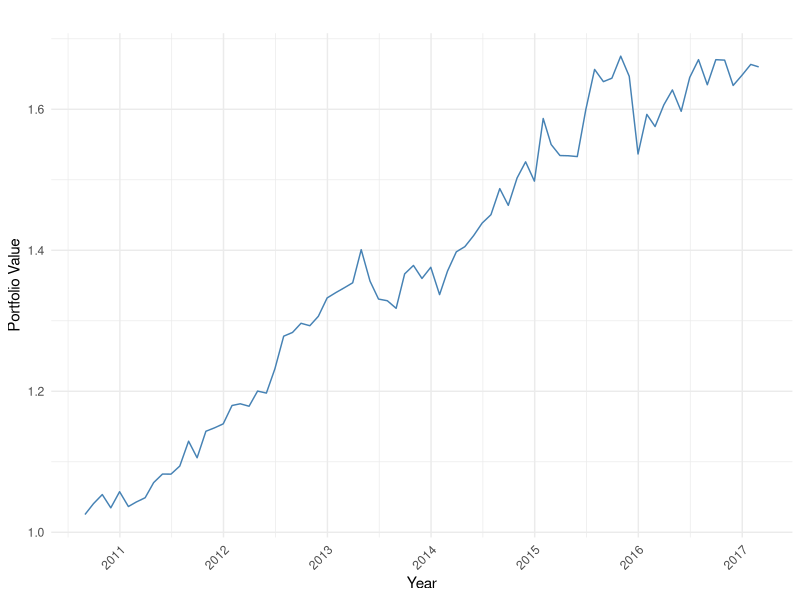
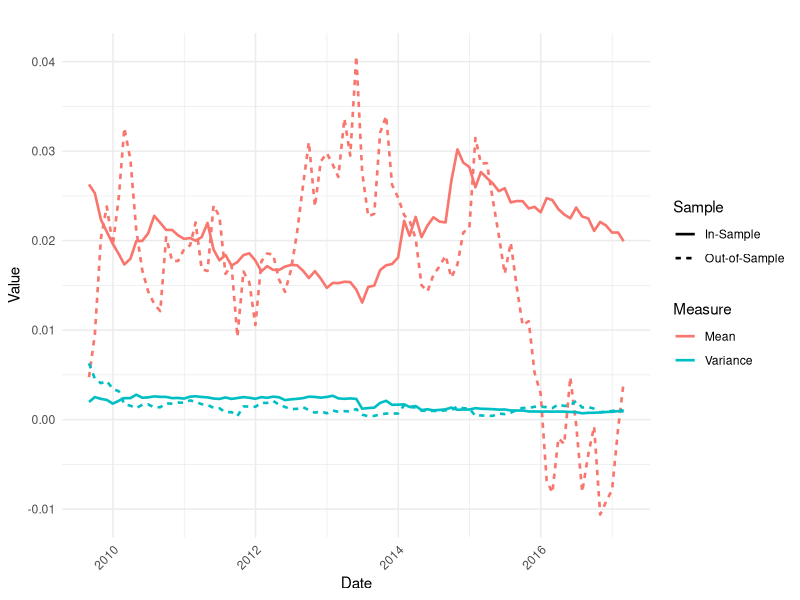
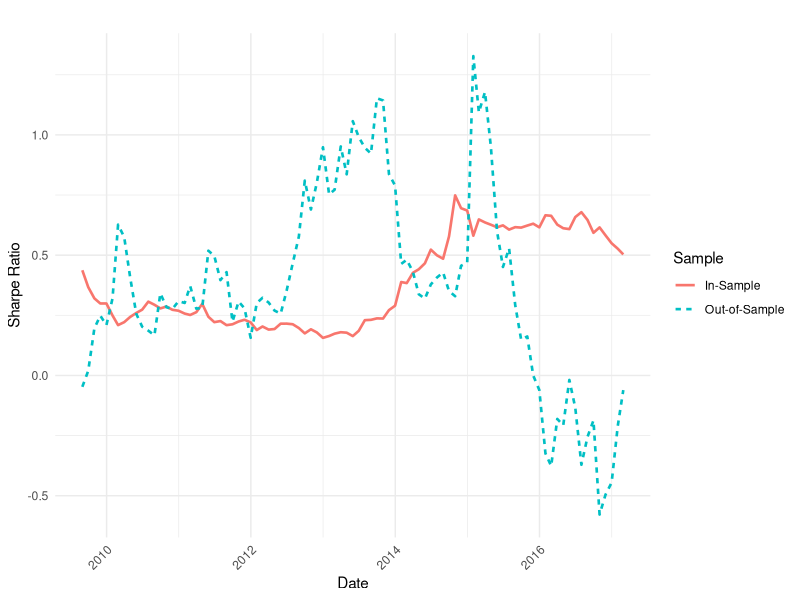
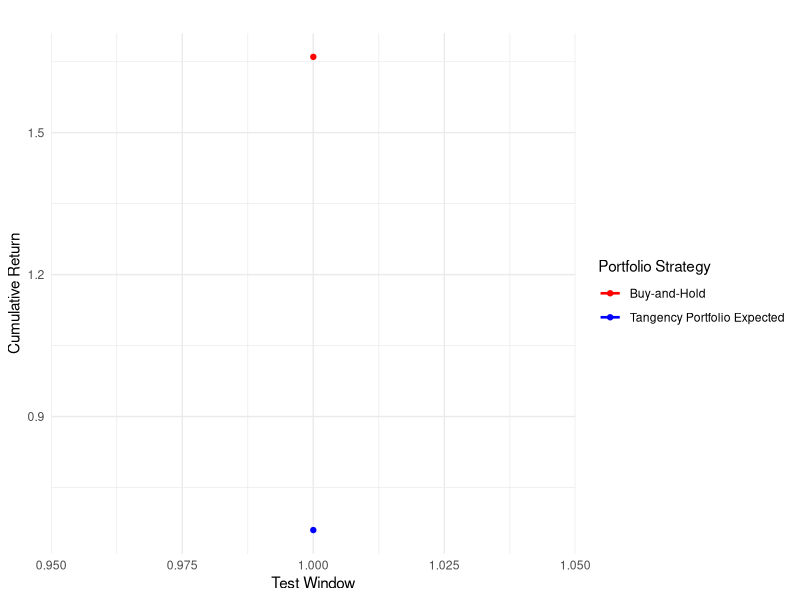
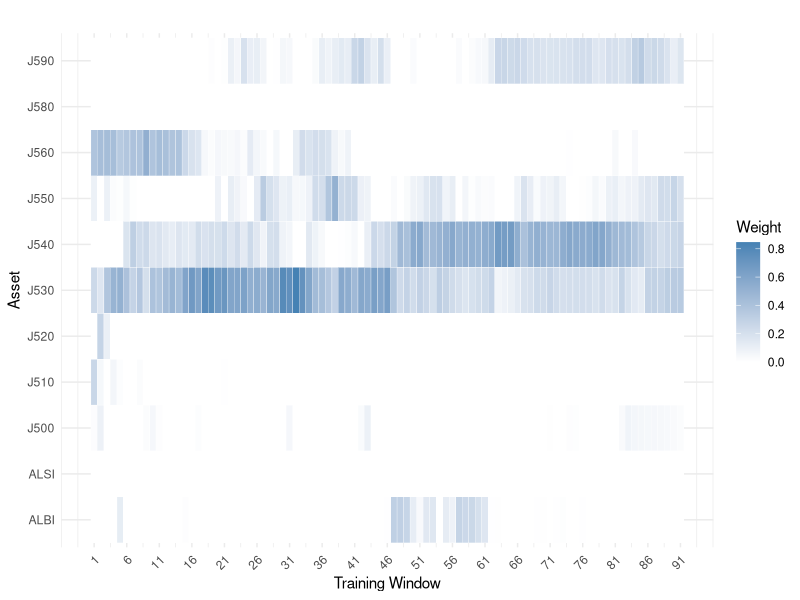
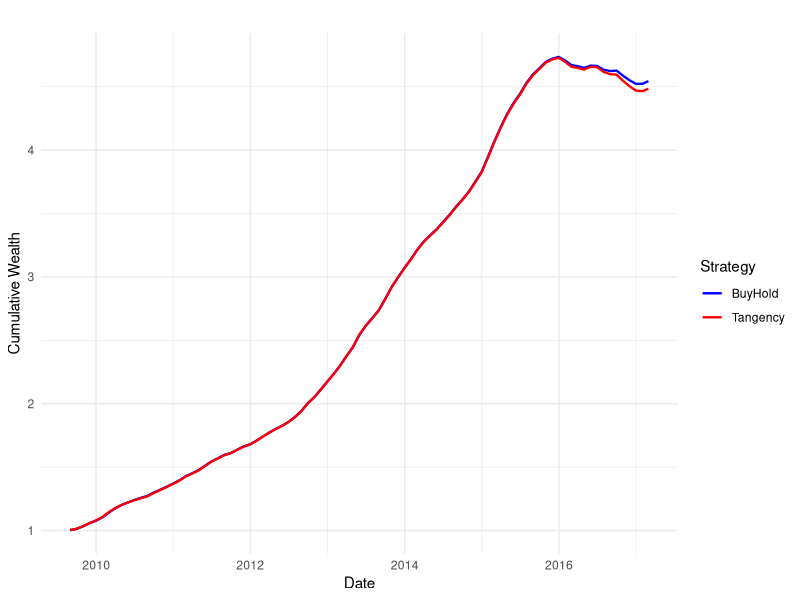

The R script that drew these images, in order:
## ---- chunk 1
knitr::opts_chunk$set(
  warning = FALSE,
  message = FALSE,
  fig.width  = 7,
  fig.height = 5
)

suppressPackageStartupMessages({
  library(openxlsx)     
  library(timeSeries)   
  library(xts)          
  library(zoo)          
  library(matrixStats) 
  library(quadprog)     
  library(knitr)        
  library(dplyr)        
  library(ggplot2)      
  library(tidyr)        
})
      
## ---- chunk 2
# reading in all 4 sheets into a list
dfS <- list()
for (i in 1:4) {
  dfS[[i]] <- read.xlsx("_raw_data/PT-TAA-JSE-Daily-1994-2017.xlsx", sheet = i, detectDates = TRUE)
  cat("Sheet", i, "loaded with dimensions:", dim(dfS[[i]]), "\n")
}

# define entities and which assets to keep
Entities <- c('X1','STEFI','ALBI','J203','J500', sprintf("J5%d", seq(10,90,by=10)))
Items    <- c('Date','TRI','Stefi')

#cleaning each sheet
for (i in 1:4) {
  tI0 <- sapply(colnames(dfS[[i]]), function(x) any(grepl(paste(Entities, collapse="|"), x)))
  tI1 <- sapply(dfS[[i]][2,], function(x) any(grepl(paste(Items, collapse="|"), x)))
  tI  <- tI0 & tI1
  
  # remove header rows
  dfS[[i]] <- dfS[[i]][-c(1,2), tI]
  names(dfS[[i]])[1] <- "Date"
  
  newColNames <- strsplit(colnames(dfS[[i]]), ":")
  for(m in 2:length(newColNames)) names(dfS[[i]])[m] <- newColNames[[m]][1]
  
  cat("Sheet", i, "columns after cleaning:", colnames(dfS[[i]]), "\n")
}

# fixing ALBI column
dfS[[1]][,2] <- as.numeric(dfS[[1]][,2])  
dfS[[1]] <- dfS[[1]][!is.na(dfS[[1]][,2]), ]#removes rows where ALBI is NA

## ---- chunk 3

# converts first sheet to timeSeries
tsTAA <- timeSeries(dfS[[1]][, 2:ncol(dfS[[1]])], as.Date(dfS[[1]][,1]))
cat("Initial tsTAA dimensions:", dim(tsTAA), "\n")

# merges remaining sheets
for (i in 2:4) {
  tsTmp <- timeSeries(dfS[[i]][, 2:ncol(dfS[[i]])], as.Date(dfS[[i]][,1]))
  tsTAA <- cbind(tsTAA, tsTmp)
  cat("After merging sheet", i, "dimensions:", dim(tsTAA), "\n")
}
# renaming indices for clarity
setFinCenter(tsTAA) <- "Johannesburg"
names(tsTAA)[grep("TS.1.1", names(tsTAA))] <- "ALBI"
names(tsTAA)[grep("TS.1.2", names(tsTAA))] <- "STEFI"
names(tsTAA)[grep("TS.1", names(tsTAA))] <- "ALSI"

cat("Columns after renaming:", colnames(tsTAA), "\n")

#all numeric columns are numeric
for (j in 1:ncol(tsTAA)) {
  tsTAA[, j] <- as.numeric(tsTAA[, j])
}
#remove rows with all NAs
tsTAA <- tsTAA[rowSums(is.na(tsTAA)) < ncol(tsTAA), ]

# Using timeSeries daily2monthly and ensure tsTAA is valid
tsTAA_monthly <- tryCatch(
  daily2monthly(tsTAA),
  error = function(e) {
    stop("Error in daily2monthly: tsTAA might contain non-timeSeries columns or non-numeric values")
  }
)

#  monthly price index
tsIdx  <- index2wealth(tsTAA_monthly)

# geometric monthly returns
tsGRet <- diff(log(tsIdx))

cat("tsTAA_monthly dimensions:", dim(tsTAA_monthly), "\n")
cat("tsGRet dimensions:", dim(tsGRet), "\n")
cat("Columns in tsGRet:\n"); print(colnames(tsGRet))
## ---- chunk 4

setFinCenter(tsTAA) <- "Africa/Johannesburg"
summary(dfS[[1]][,2])

# Checks that tsTAA is a proper 'timeSeries' object
tsTAA_monthly <- tryCatch(
  daily2monthly(tsTAA),
  error = function(e) {
    message("Error in daily2monthly(): converting tsTAA to xts first")
    xts_obj <- as.xts(tsTAA)
    apply.monthly(xts_obj, colMeans, na.rm=TRUE)
  }
)



#geometric returns
tsGRet <- diff(log(tsTAA_monthly))

#  fill missing data using LOCF
tsGRet_filled <- na.locf(as.xts(tsGRet), na.rm = FALSE)
summary(tsGRet_filled[,"ALBI"])
any(!is.na(tsGRet_filled[,"ALBI"]))

#checking for columns that are all NA
cols_allNA <- colSums(!is.na(tsGRet_filled)) == 0
tsGRet_filled <- tsGRet_filled[, !cols_allNA]

# converting to arithmetic returns
simple_mat <- exp(as.matrix(tsGRet_filled)) - 1
rets_xts <- xts(simple_mat, order.by = index(tsGRet_filled))
colnames(rets_xts) <- colnames(tsGRet_filled)

# Excludes cash asset
cash_idx <- grep("STEFI", colnames(rets_xts), ignore.case = TRUE)
cash_name <- ifelse(length(cash_idx) > 0, colnames(rets_xts)[cash_idx[1]], NA)

rets_opt <- if(!is.na(cash_name)) rets_xts[, -cash_idx, drop=FALSE] else rets_xts
rets_cash <- if(!is.na(cash_name)) rets_xts[, cash_idx, drop=FALSE] else NULL

cat("Assets used for optimisation:\n"); print(colnames(rets_opt))
if(!is.na(cash_name)) cat("Cash excluded from optimisation:", cash_name, "\n")
## ---- chunk 5
tan.port <- function(mu, Sigma, rf=0){
  mu <- as.numeric(mu)
  Sigma <- as.matrix(Sigma)
  valid_idx <- which(!is.na(mu) & rowSums(is.na(Sigma)) == 0 & colSums(is.na(Sigma)) == 0)
  mu <- mu[valid_idx]
  Sigma <- Sigma[valid_idx, valid_idx]
  n <- length(mu)
  if(n == 0) stop("No valid assets to optimize. Check mu and Sigma.")
  
  # positive definite covariance
  Sigma <- Sigma + diag(1e-6, n)
  #maximize Sharpe ratio 
  Dmat <- 2 * Sigma
  dvec <- rep(0, n)
  # Constraints which are sum(w) = 1 and w >= 0 
  Amat <- cbind(rep(1, n), diag(n))
  bvec <- c(1, rep(0, n))
  meq  <- 1   
  sol <- solve.QP(Dmat, dvec, Amat, bvec, meq)
  w <- sol$solution
  w[w < 1e-8] <- 0
  w <- w / sum(w)
  port_mean <- sum(w * mu)
  port_var  <- as.numeric(t(w) %*% Sigma %*% w)
  sharpe    <- (port_mean - rf) / sqrt(port_var)
  
  list(weights = w, mean = port_mean, var = port_var, sharpe = sharpe)
}

## ---- chunk 6

tot.months <- nrow(rets_opt)
train.r <- 0.7
train.m <- floor(tot.months * train.r)
test.m  <- tot.months - train.m
# indices
train_idx <- 1:train.m
tst.idx  <- (train.m+1):tot.months
#returns
train_rets <- rets_opt[train_idx, ]
tst.rets  <- rets_opt[tst.idx, ]
# fill missing data using locf
train_rets <- na.locf(train_rets, na.rm=FALSE)
train_rets <- na.locf(train_rets, fromLast=TRUE)
tst.rets  <- na.locf(tst.rets, na.rm=FALSE)
tst.rets  <- na.locf(tst.rets, fromLast=TRUE)
#only assets with valid data
train_rets <- train_rets[, colSums(!is.na(train_rets)) > 0, drop=FALSE]
tst.rets  <- tst.rets[, colnames(train_rets), drop=FALSE]
# Risk-free rates
rf_train <- if(!is.null(rets_cash)) mean(rets_cash[train_idx,], na.rm=TRUE) else 0
rf_test  <- if(!is.null(rets_cash)) mean(rets_cash[tst.idx,], na.rm=TRUE) else 0
# Tangency portfolio
mu_train <- colMeans(train_rets, na.rm=TRUE)
Sigma_train <- cov(train_rets, use="complete.obs")

tang <- tan.port(mu=mu_train, Sigma=Sigma_train, rf=rf_train)
w_hat <- tang$weights
if(is.null(w_hat)) stop("Tangency portfolio weights are NULL. Check your data!")

## ---- chunk 7
#Portfolio Returns with exact monthly rf
# Portfolio returns
port_train <- as.numeric(train_rets %*% w_hat)
port_test  <- as.numeric(tst.rets %*% w_hat)

# monthly risk-free series
rf_train_series <- if(!is.null(rets_cash)) as.numeric(rets_cash[train_idx, ]) else rep(0, length(port_train))
rf_tst.series  <- if(!is.null(rets_cash)) as.numeric(rets_cash[tst.idx, ]) else rep(0, length(port_test))

summary_df <- data.frame(
  Period = c("In-Sample", "Out-of-Sample"),
  Mean = c(mean(port_train), mean(port_test)),
  Variance = c(var(port_train), var(port_test)),
  Sharpe = c(mean(port_train - rf_train_series, na.rm=TRUE)/sd(port_train - rf_train_series, na.rm=TRUE),
             mean(port_test  - rf_tst.series,  na.rm=TRUE)/sd(port_test  - rf_tst.series,  na.rm=TRUE))
)

knitr::kable(summary_df, digits=6, caption="In-Sample vs Out-of-Sample Portfolio Statistics (Exact rf)")

## ---- chunk 8
# Only the assets that were used in optimization
assets_used <- colnames(train_rets)  #
weights_df <- data.frame(
  Asset  = assets_used,
  Weight = w_hat
)
knitr::kable(weights_df, digits=6, caption="Tangency Portfolio Weights (Buy-and-Hold)")
## ---- chunk 9
tst.dates <- as.Date(index(rets_xts[tst.idx, ]))  
# cumulative wealth
port_cum <- cumprod(1 + port_test)
plot_df <- data.frame(Date = tst.dates, Cumulative_Wealth = port_cum)

#Buy-and-Hold Portfolio Cumulative Wealth (OOS)
ggplot(plot_df, aes(x = Date, y = Cumulative_Wealth)) +
  geom_line(color = "steelblue") +
  scale_x_date(date_labels = "%Y", date_breaks = "1 year") +  # monthly breaks
  labs(title = "",
       x = "Year", y = "Portfolio Value") +
  theme_minimal() +
  theme(axis.text.x = element_text(angle = 45, hjust = 1))

## ---- chunk 10
final_ret <- tail(port_cum, 1)
tang_ret  <- prod(1 + tst.rets %*% w_hat) - 1
BH_summary <- data.frame(
  Window = 1,
  BH_Return = final_ret,
  Tangency_Expected = tang_ret
)
knitr::kable(BH_summary, digits=4, caption="Buy-and-Hold Cumulative Return vs Tangency Expected Return")
## ---- chunk 11
# load required libraries
suppressPackageStartupMessages({
library(openxlsx)     
library(timeSeries)   
library(xts)          
library(zoo)          
library(matrixStats) 
library(quadprog)     
library(knitr)        
library(dplyr)        
library(ggplot2)      
library(tidyr)  
})
## ---- chunk 12
# reading in all 4 sheets into a list
dfS <- list()
for (i in 1:4) {
  dfS[[i]] <- read.xlsx("_raw_data/PT-TAA-JSE-Daily-1994-2017.xlsx", sheet = i, detectDates = TRUE)
  cat("Sheet", i, "loaded with dimensions:", dim(dfS[[i]]), "\n")
}

# define entities and which assets to keep
Entities <- c('X1','STEFI','ALBI','J203','J500', sprintf("J5%d", seq(10,90,by=10)))
Items    <- c('Date','TRI','Stefi')

#cleaning each sheet
for (i in 1:4) {
  tI0 <- sapply(colnames(dfS[[i]]), function(x) any(grepl(paste(Entities, collapse="|"), x)))
  tI1 <- sapply(dfS[[i]][2,], function(x) any(grepl(paste(Items, collapse="|"), x)))
  tI  <- tI0 & tI1
  
  # remove header rows
  dfS[[i]] <- dfS[[i]][-c(1,2), tI]
  names(dfS[[i]])[1] <- "Date"
  
  newColNames <- strsplit(colnames(dfS[[i]]), ":")
  for(m in 2:length(newColNames)) names(dfS[[i]])[m] <- newColNames[[m]][1]
  
  cat("Sheet", i, "columns after cleaning:", colnames(dfS[[i]]), "\n")
}

# fixing ALBI column
dfS[[1]][,2] <- as.numeric(dfS[[1]][,2])  
dfS[[1]] <- dfS[[1]][!is.na(dfS[[1]][,2]), ]#removes rows where ALBI is NA

## ---- chunk 13

# converts first sheet to timeSeries
tsTAA <- timeSeries(dfS[[1]][, 2:ncol(dfS[[1]])], as.Date(dfS[[1]][,1]))
cat("Initial tsTAA dimensions:", dim(tsTAA), "\n")

# merges remaining sheets
for (i in 2:4) {
  tsTmp <- timeSeries(dfS[[i]][, 2:ncol(dfS[[i]])], as.Date(dfS[[i]][,1]))
  tsTAA <- cbind(tsTAA, tsTmp)
  cat("After merging sheet", i, "dimensions:", dim(tsTAA), "\n")
}
# renaming indices for clarity
setFinCenter(tsTAA) <- "Johannesburg"
names(tsTAA)[grep("TS.1.1", names(tsTAA))] <- "ALBI"
names(tsTAA)[grep("TS.1.2", names(tsTAA))] <- "STEFI"
names(tsTAA)[grep("TS.1", names(tsTAA))] <- "ALSI"

cat("Columns after renaming:", colnames(tsTAA), "\n")

#all numeric columns are numeric
for (j in 1:ncol(tsTAA)) {
  tsTAA[, j] <- as.numeric(tsTAA[, j])
}
#remove rows with all NAs
tsTAA <- tsTAA[rowSums(is.na(tsTAA)) < ncol(tsTAA), ]

# Using timeSeries daily2monthly and ensure tsTAA is valid
tsTAA_monthly <- tryCatch(
  daily2monthly(tsTAA),
  error = function(e) {
    stop("Error in daily2monthly: tsTAA might contain non-timeSeries columns or non-numeric values")
  }
)

#  monthly price index
tsIdx  <- index2wealth(tsTAA_monthly)

# geometric monthly returns
tsGRet <- diff(log(tsIdx))

cat("tsTAA_monthly dimensions:", dim(tsTAA_monthly), "\n")
cat("tsGRet dimensions:", dim(tsGRet), "\n")
cat("Columns in tsGRet:\n"); print(colnames(tsGRet))
## ---- chunk 14

setFinCenter(tsTAA) <- "Africa/Johannesburg"
summary(dfS[[1]][,2])

# Checks that tsTAA is a proper 'timeSeries' object
tsTAA_monthly <- tryCatch(
  daily2monthly(tsTAA),
  error = function(e) {
    message("Error in daily2monthly(): converting tsTAA to xts first")
    xts_obj <- as.xts(tsTAA)
    apply.monthly(xts_obj, colMeans, na.rm=TRUE)
  }
)



#geometric returns
tsGRet <- diff(log(tsTAA_monthly))

#  fill missing data using LOCF
tsGRet_filled <- na.locf(as.xts(tsGRet), na.rm = FALSE)
summary(tsGRet_filled[,"ALBI"])
any(!is.na(tsGRet_filled[,"ALBI"]))

#checking for columns that are all NA
cols_allNA <- colSums(!is.na(tsGRet_filled)) == 0
tsGRet_filled <- tsGRet_filled[, !cols_allNA]

# converting to arithmetic returns
simple_mat <- exp(as.matrix(tsGRet_filled)) - 1
rets_xts <- xts(simple_mat, order.by = index(tsGRet_filled))
colnames(rets_xts) <- colnames(tsGRet_filled)

# Excludes cash asset
cash_idx <- grep("STEFI", colnames(rets_xts), ignore.case = TRUE)
cash_name <- ifelse(length(cash_idx) > 0, colnames(rets_xts)[cash_idx[1]], NA)

rets_opt <- if(!is.na(cash_name)) rets_xts[, -cash_idx, drop=FALSE] else rets_xts
rets_cash <- if(!is.na(cash_name)) rets_xts[, cash_idx, drop=FALSE] else NULL

cat("Assets used for optimisation:\n"); print(colnames(rets_opt))
if(!is.na(cash_name)) cat("Cash excluded from optimisation:", cash_name, "\n")
## ---- chunk 15
tan.port <- function(mu, Sigma, rf=0, targets=seq(0.001,0.05,length.out=200)){
  n <- length(mu)
  Dmat <- 2*(Sigma + diag(1e-8,n))  # ensure PD covariance
  best <- list(sharpe=-Inf)
  
  for(tgt in targets){
    gamma <- as.numeric(mu - rf)
    Amat <- cbind(gamma, -gamma, rep(1,n), -rep(1,n), diag(n))
    bvec <- c(tgt, -tgt, 1, -1, rep(0,n))
    sol <- try(solve.QP(Dmat, dvec=rep(0,n), Amat=as.matrix(Amat), bvec=bvec, meq=0), silent=TRUE)
    if(inherits(sol,"try-error")) next
    w <- sol$solution
    w[w<1e-8] <- 0
    if(sum(w)<=0) next
    w <- w/sum(w)
    port_mean <- sum(w*mu)
    port_var  <- as.numeric(t(w) %*% Sigma %*% w)
    if(port_var<=0) next
    sr <- (port_mean - rf)/sqrt(port_var)
    if(sr > best$sharpe) best <- list(weights=w, target=tgt, sharpe=sr, mean=port_mean, var=port_var)
  }
  return(best)
}
## ---- chunk 16
train.m <- 60 # 5 year period
test.m  <- 12 # 1 year period
roll_step <- 1 #1 month increments
n_obs <- nrow(rets_opt)
start_idxs <- seq(1, n_obs - train.m - test.m + 1, by=roll_step)
results <- list()

for(i in seq_along(start_idxs)){
  s <- start_idxs[i]
  train_idx <- s:(s+train.m-1)
  tst.idx  <- (s+train.m):(s+train.m+test.m-1)
  
  train_rets <- rets_opt[train_idx, , drop=FALSE]
  tst.rets  <- rets_opt[tst.idx, , drop=FALSE]
  
  if(any(!is.finite(as.matrix(train_rets))) || any(!is.finite(as.matrix(tst.rets)))) next
  
  mu_train    <- colMeans(train_rets, na.rm=TRUE)
 Sigma_train <- cov(as.matrix(train_rets), use="complete.obs")

  rf_train    <- if(!is.null(rets_cash)) mean(rets_cash[train_idx, ], na.rm=TRUE) else 0
  rf_test     <- if(!is.null(rets_cash)) mean(rets_cash[tst.idx, ], na.rm=TRUE) else 0
  
  # Skip invalid windows
  if(any(!is.finite(mu_train)) || !is.finite(rf_train)) next
  upper_targ <- max(0.06, max(mu_train, na.rm=TRUE) - rf_train)
  if(!is.finite(upper_targ) || upper_targ <= 0) next
  
  targ_grid <- seq(0.0005, upper_targ, length.out=300)
  tang <- tan.port(mu=mu_train, Sigma=Sigma_train, rf=rf_train, targets=targ_grid)
  if(is.null(tang$weights)) next
  
  w_hat <- tang$weights
  port_train <- as.numeric(as.matrix(train_rets) %*% w_hat)
  port_test  <- as.numeric(as.matrix(tst.rets) %*% w_hat)

  
  results[[length(results)+1]] <- list(
    train_period = paste(index(train_rets)[1], index(train_rets)[nrow(train_rets)], sep=" / "),
    tst.period  = paste(index(tst.rets)[1], index(tst.rets)[nrow(tst.rets)], sep=" / "),
    mu_IS = mean(port_train, na.rm=TRUE),
    var_IS= var(port_train, na.rm=TRUE),
    SR_IS =(mean(port_train, na.rm=TRUE)-rf_train)/sqrt(var(port_train, na.rm=TRUE)),
    mu_OOS= mean(port_test, na.rm=TRUE),
    var_OOS=var(port_test, na.rm=TRUE),
    SR_OOS=(mean(port_test, na.rm=TRUE)-rf_test)/sqrt(var(port_test, na.rm=TRUE)),
    weights = w_hat,
    assets  = colnames(rets_opt)
  )
}

summary_df <- do.call(rbind, lapply(results, function(x) data.frame(
  train=x$train_period, test=x$tst.period,
  mu_IS=x$mu_IS, var_IS=x$var_IS, SR_IS=x$SR_IS,
  mu_OOS=x$mu_OOS, var_OOS=x$var_OOS, SR_OOS=x$SR_OOS
)))
knitr::kable(
  head(summary_df, 15),
  digits = 4,
  caption = "In-sample vs Out-of-sample Portfolio Statistics"
)


## ---- chunk 17

p.dates <- as.Date(sapply(summary_df$test, function(x) {
  tail(strsplit(x, " / ")[[1]], 1)
}), format = "%Y-%m-%d")
summary_df$Date <- p.dates  

p.long <- summary_df |>
  select(Date, mu_IS, var_IS, SR_IS, mu_OOS, var_OOS, SR_OOS) |>
  pivot_longer(-Date, names_to = "Metric", values_to = "Value") |>
  mutate(
    Type   = ifelse(grepl("_IS", Metric), "In-Sample", "Out-of-Sample"),
    Metric = gsub("_(IS|OOS)", "", Metric)  
  ) |>
  mutate(
    Metric = case_when(
      Metric == "mu"  ~ "Mean",
      Metric == "var" ~ "Variance",TRUE ~ Metric
    ))

# Mean and Variance of portfolio In-Sample vs Out-of-Sample 
p1<- p.long |>
  filter(Metric %in% c("Mean", "Variance")) |>
  ggplot(aes(x = Date, y = Value, color = Metric, linetype = Type)) +
  geom_line(linewidth = 0.9) +
  labs(
    title = "",
    x = "Date", y = "Value",
    color = "Measure", linetype = "Sample"
  ) +
  theme_minimal() +
  theme(axis.text.x = element_text(angle = 45, hjust = 1))

# Sharpe Ratios of portfolios In-Sample vs Out-of-Sample 
p2 <- p.long |>
  filter(Metric == "SR") |>
  ggplot(aes(x = Date, y = Value, color = Type, linetype = Type)) +
  geom_line(linewidth = 0.9) +
  labs(
    title = "",
    x = "Date", y = "Sharpe Ratio",
    color = "Sample", linetype = "Sample"
  ) +
  theme_minimal() +
  theme(axis.text.x = element_text(angle = 45, hjust = 1))

p1
p2

## ---- chunk 18

# This section calculates portfolio returns, update weights due to price changes, renormalises, and accumulate portfolio value over the test period

BH_results <- list()

for(idx in seq_along(results)) {
  
  # test period dates from results
  tst.period <- results[[idx]]$tst.period
  tst.start <- as.Date(substr(tst.period,1,10))
  tst.end   <- as.Date(substr(tst.period,14,23))
 tst.rets <- rets_opt[as.Date(index(rets_opt)) >= tst.start & 
                       as.Date(index(rets_opt)) <= tst.end, ,drop=FALSE]

  w0 <- results[[idx]]$weights
  n_assets <- ncol(tst.rets)
  n_obs <- nrow(tst.rets)
  
  # if tst.rets is empty
  if(n_obs == 0) next
  
  Wts <- matrix(0, nrow=n_obs, ncol=n_assets)
  portRet <- numeric(n_obs)
  portPrc <- numeric(n_obs)
  portPrc[1] <- 1
  Wts[1,] <- w0
  
  for(t in 1:n_obs){
    portRet[t] <- sum(Wts[t,] * as.numeric(tst.rets[t,]))
    portPrc[t] <- ifelse(t==1, 1*(1+portRet[t]), portPrc[t-1]*(1+portRet[t]))
    
    if(t < n_obs){
      Wts[t+1,] <- Wts[t,] * (1 + as.numeric(tst.rets[t,]))
      Wts[t+1,] <- Wts[t+1,] / sum(Wts[t+1,])
    }
  }
  
  BH_results[[idx]] <- list(
    weights=Wts,
    asset_names=colnames(tst.rets),
    portPrc=portPrc,
    portRet=portRet,
    dates=index(tst.rets)
  )
}


## ---- chunk 19
plot_df <- pivot_longer(BH_summary, cols = c(BH_Return, Tangency_Expected),names_to = "Strategy", values_to = "Value")

ggplot(plot_df, aes(x = Window, y = Value, color = Strategy)) +
  geom_line(linewidth = 0.9) +
  geom_point(size = 1.5) +
  labs(
    title = "",
    x = "Test Window", y = "Cumulative Return",
    color = "Portfolio Strategy"
  ) +
  scale_color_manual(
    values = c("BH_Return" = "red", "Tangency_Expected" = "blue"),
    labels = c("BH_Return" = "Buy-and-Hold", "Tangency_Expected" = "Tangency Portfolio Expected")
  ) +
  theme_minimal() +
  theme(axis.text.x = element_text(angle = 0, hjust = 0.5))

## ---- chunk 20
weights_df <- do.call(rbind, lapply(seq_along(results), function(i) {
  n_assets <- length(results[[i]]$weights)
  data.frame(
    Window = i, # numeric window index
    Asset  = results[[i]]$assets, #asset names
    Weight = results[[i]]$weights,#corresponding weights
    stringsAsFactors = FALSE
  )
}))

 # Tangency Portfolio Weights Evolution
ggplot(weights_df, aes(x=Window, y=Asset, fill=Weight)) +
  geom_tile(color="white") +
  scale_fill_gradient(low="white", high="steelblue") +
  scale_x_continuous(
    breaks = seq(min(weights_df$Window), max(weights_df$Window), by=5) 
  ) +
  labs(
    title="",
    x="Training Window", y="Asset", fill="Weight"
  ) +
  theme_minimal() +
  theme(axis.text.x = element_text(angle=45, hjust=1))


## ---- chunk 21
#out-of-sample returns 
OOS_ret <- sapply(results, function(x) {
  val <- x$mu_OOS
  if(is.null(val) || !is.finite(val)) return(NA)
  as.numeric(val)
})
#remove NAs
OOS_ret <- OOS_ret[!is.na(OOS_ret)]
OOS_ret <- as.numeric(OOS_ret) 
#Calculate cumulative wealth
cum_OOS <- cumprod(1 + OOS_ret)
#  Buy-and-Hold
BH_ret <- sapply(BH_results, function(x) {
  if(is.null(x$portRet)) return(NA)
  mean(as.numeric(x$portRet), na.rm=TRUE)
})
BH_ret <- BH_ret[!is.na(BH_ret)]
BH_ret <- as.numeric(BH_ret)
cum_BH <- cumprod(1 + BH_ret)

## keeps results with valid numeric data
val.res <- results[sapply(results, function(x) !is.null(x$mu_OOS) && is.finite(x$mu_OOS))]

#end-of-test-period dates as character
p.dates_char <- sapply(val.res, function(x) {
  tail(strsplit(x$tst.period, " / ")[[1]], 1)
})

p.dates <- as.Date(unlist(p.dates_char), format="%Y-%m-%d") 
plot_df <- data.frame(
  Date     = p.dates,
  Tangency = cum_OOS,
  BuyHold  = cum_BH[1:length(cum_OOS)]
)

df.long <- pivot_longer(plot_df, cols=c("Tangency","BuyHold"),
                             names_to="Strategy", values_to="Cumulative_Wealth")

# Cumulative Out-of-Sample Performance
ggplot(df.long, aes(x=Date, y=Cumulative_Wealth, color=Strategy)) +
  geom_line(linewidth=0.8) +
  labs(title="",
       x="Date", y="Cumulative Wealth", color="Strategy") +
  scale_color_manual(values=c("blue","red")) +
  theme_minimal()
